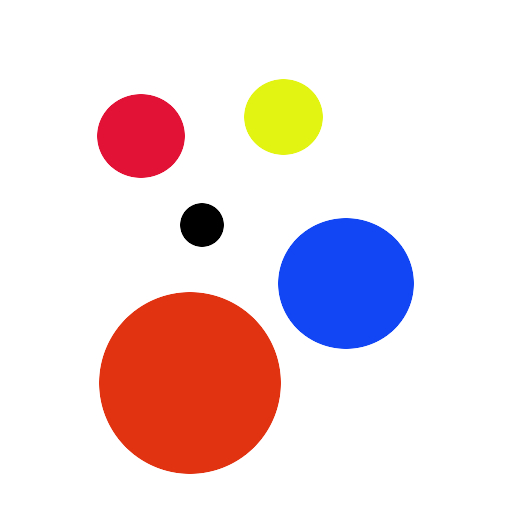
%> input picture MCS1_images/lab2_part3/circles.jpg, 512 x 512 px
$ octave lab2_part3_circles_count.m   (GNU Octave 9; MATLAB toolbox functions it lacks are replaced by stand-ins)
%> lines starting %> are read from the running program, lines starting %| are printed output that depends on the picture; in (x1, y1, x2, y2) boxes, pixels count from 0 and x2, y2 are one past the last pixel; in counts of white or black regions, pixels touching at a corner belong together; the program's own positions count from 1
circles_path = 'C:\Users\Josias Moukpe\Desktop\MCS1_images\lab2_part3\circles.jpg';

%laoding images
Img1 = imread(circles_path);
%> Img1 is the input picture: size 512x512x3 uint8; mean R, G, B 236.8, 218.1, 220.8

imshow(Img1)
d1 = imdistline

gsImg1 = rgb2gray(Img1);
bImg1 = imbinarize(gsImg1);
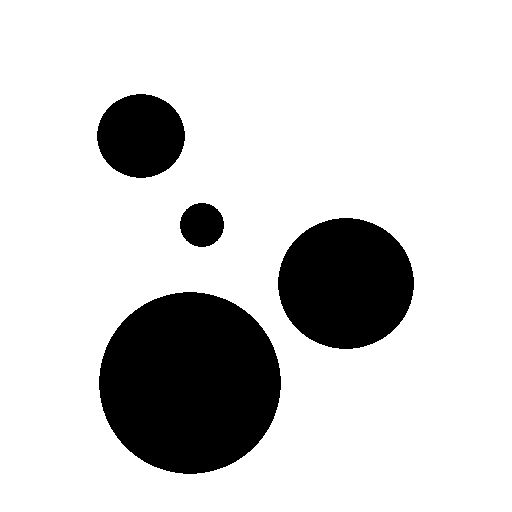
%> bImg1: size 512x512 logical; 82% white; 4 black regions, box (x1, y1, x2, y2) and area: (99, 292, 281, 474) 25897, (278, 218, 414, 349) 13928, (97, 94, 185, 178) 5756, (180, 203, 224, 247) 1512
%sImg1 = edge(gsImg1,'sobel');
cImg1 = edge(gsImg1,'canny');
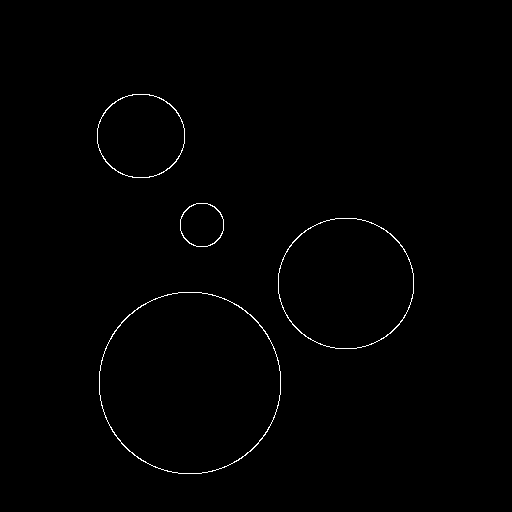
%> cImg1: size 512x512 logical; 0.6% white in thin lines or dots, all inside (x1, y1, x2, y2) = (97, 94, 414, 474)
%imshow(gsImg1)

[centers,radii] = imfindcircles(cImg1, [20 100],'ObjectPolarity','dark', ...
    'Sensitivity',.92)
%> centers = [141.5 136.5; 202.5 225.5; 190.5 383.5; 346.5 284]; radii = [40.73; 20.31; 88.46; 64.62]


num = length(centers)
%> num = 4

figure
imshow(Img1)
title([num2str(num),' Circle(s)'])
h = viscircles(centers,radii, 'Color', 'g');
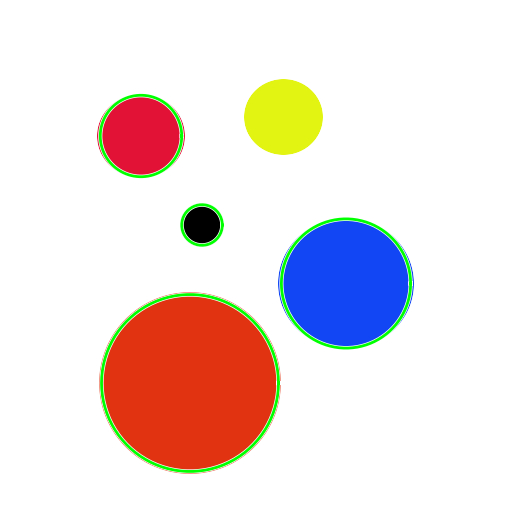
%> figure redrawn from the program's plot data; its title reads '4 Circle(s)'


% call hsvMask function to get the mask and the filtered image
[maskB,maskedImageB] = hsvMask(Img1, .90, .29); %blue mask
%> in hsvMask, `I = rgb2hsv(RGB);`: I: size 512x512x3 double; mean H, S, V 0.0633, 0.177, 0.977
%> in hsvMask, `BW = ( (I(:,:,1) >= channel1Min) | (I(:,:,1) <= channel1Max) ) & (I(:,..`: BW: size 512x512 logical; 94.4% white; 363 black regions (362 under 20 px), largest, box (x1, y1, x2, y2) and area: (277, 217, 415, 349) 14193
%> in hsvMask, `maskedRGBImage(repmat(~BW,[1 1 3])) = 0;`: maskedRGBImage: size 512x512x3 uint8; 5.59% of pixels changed, all inside (x1, y1, x2, y2) = (96, 74, 416, 480)
[maskO,maskedImageO] = hsvMask(Img1, .1, .0); %red-orange mask
%> in hsvMask (call 2), `BW = ( (I(:,:,1) >= channel1Min) | (I(:,:,1) <= channel1Max) ) & (I(:,..`: BW: size 512x512 logical; 90% white; 1 black region, box (x1, y1, x2, y2) and area: (99, 292, 281, 474) 26183
%> in hsvMask (call 2), `maskedRGBImage(repmat(~BW,[1 1 3])) = 0;`: maskedRGBImage: size 512x512x3 uint8; 9.99% of pixels changed, all inside (x1, y1, x2, y2) = (99, 292, 281, 474)
[maskR,maskedImageR] = hsvMask(Img1, 1., .9); %red mask
%> call 3 of hsvMask, with minH = 1, maxH = 0.9
%> in hsvMask (call 3), `BW = ( (I(:,:,1) >= channel1Min) | (I(:,:,1) <= channel1Max) ) & (I(:,..`: BW: size 512x512 logical; 97.7% white; 15 black regions (14 under 20 px), largest, box (x1, y1, x2, y2) and area: (97, 94, 185, 178) 5896
%> in hsvMask (call 3), `maskedRGBImage(repmat(~BW,[1 1 3])) = 0;`:
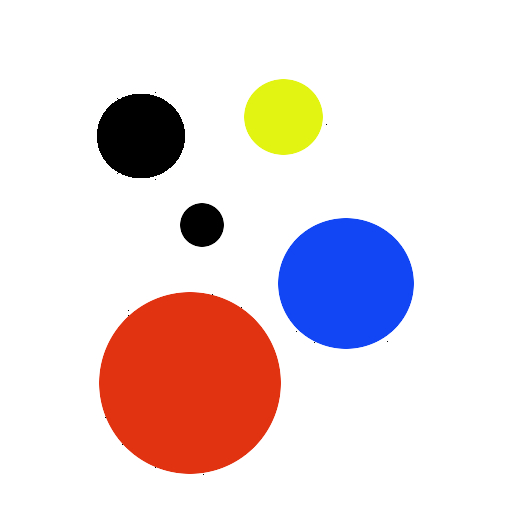
%> maskedRGBImage: size 512x512x3 uint8; 2.25% of pixels changed, all inside (x1, y1, x2, y2) = (97, 92, 388, 475)
[maskY,maskedImageY] = hsvMask(Img1, .4, .11); %yellow mask
%> call 4 of hsvMask, with minH = 0.4, maxH = 0.11
%> in hsvMask (call 4), `BW = ( (I(:,:,1) >= channel1Min) | (I(:,:,1) <= channel1Max) ) & (I(:,..`:
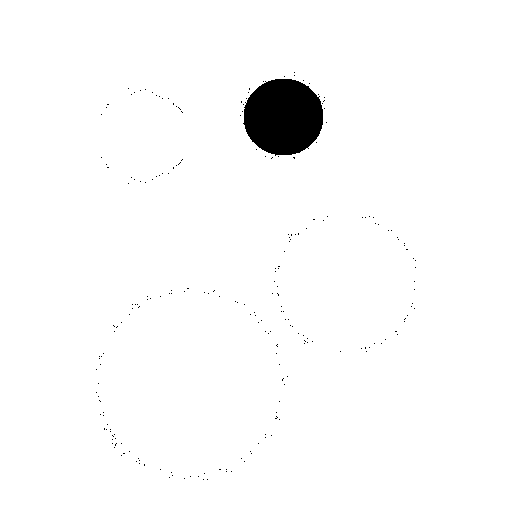
%> BW: size 512x512 logical; 98.1% white; 228 black regions (227 under 20 px), largest, box (x1, y1, x2, y2) and area: (243, 79, 323, 156) 4819
[maskD,maskedImageD] = hsvMask(Img1, .965, .188); %Dark mask
%> call 5 of hsvMask, with minH = 0.965, maxH = 0.188
%> in hsvMask (call 5), `BW = ( (I(:,:,1) >= channel1Min) | (I(:,:,1) <= channel1Max) ) & (I(:,..`: BW: size 512x512 logical; 94.4% white; 409 black regions (408 under 20 px), largest, box (x1, y1, x2, y2) and area: (277, 217, 415, 349) 14195
%> in hsvMask (call 5), `maskedRGBImage(repmat(~BW,[1 1 3])) = 0;`:
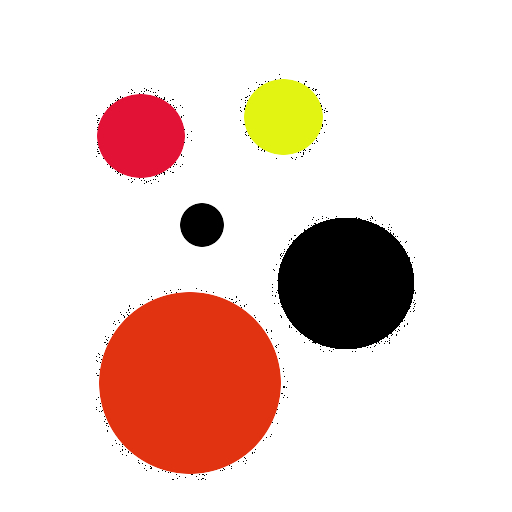
%> maskedRGBImage: size 512x512x3 uint8; mean R, G, B 235.1, 213.6, 207


[centers,radii] = imfindcircles(maskB, [20 100],'ObjectPolarity','dark', ...
    'Sensitivity',.91)
%> centers = [345.8 284.1]; radii = 66.71


num = length(radii);
%> num = 1
figure
subplot(2, 2, 1),imshow(Img1)
title([num2str(num),' Blue Circle(s)'])
h = viscircles(centers,radii, 'Color', 'g');

%figure
%imshow(maskB)

[centers,radii] = imfindcircles(maskO, [20 100],'ObjectPolarity','dark', ...
    'Sensitivity',.91)
%> centers = [190.5 383.5]; radii = 91.07


num = length(radii);


subplot(2, 2, 2),imshow(Img1)
title([num2str(num),' Orange Circle(s)'])
h = viscircles(centers,radii, 'Color', 'g');


[centers,radii] = imfindcircles(maskR, [20 100],'ObjectPolarity','dark', ...
    'Sensitivity',.91)
%> centers = [141.5 136.5]; radii = 43.39


num = length(radii);


subplot(2, 2, 3),imshow(Img1)
title([num2str(num),' Red Circle(s)'])
h = viscircles(centers,radii, 'Color', 'g');


[centers,radii] = imfindcircles(maskY, [20 100],'ObjectPolarity','dark', ...
    'Sensitivity',.91)
%> centers = [283.8 117.4]; radii = 39.11


num = length(radii);


subplot(2, 2, 4),imshow(Img1)
title([num2str(num),' Yellow Circle(s)'])
h = viscircles(centers,radii, 'Color', 'g');
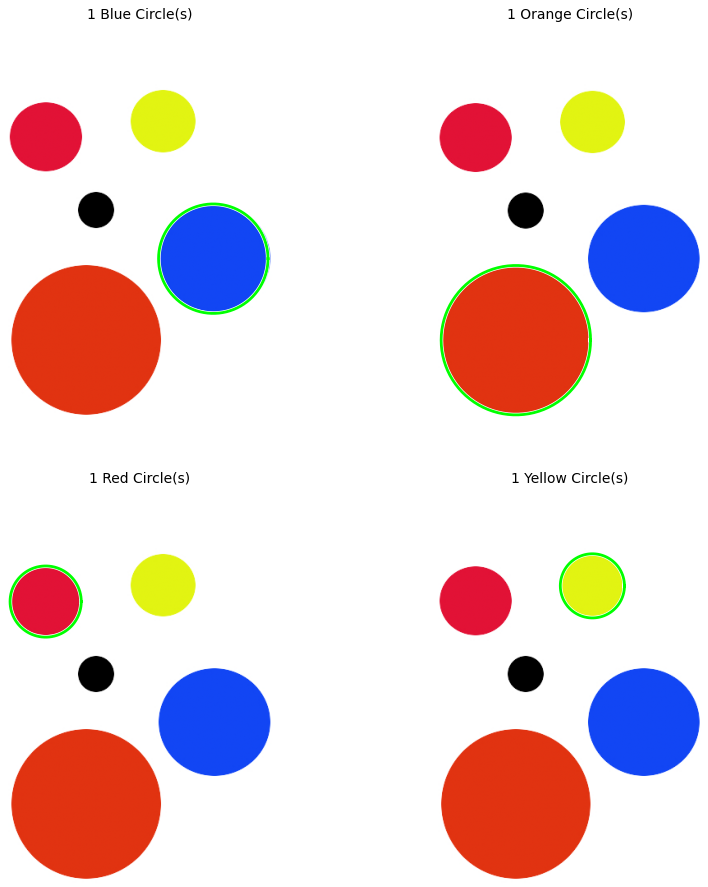
%> figure redrawn from the program's plot data, 4 panels


function [BW,maskedRGBImage] = hsvMask(RGB, minH, maxH)
% Convert RGB image to HSV image
I = rgb2hsv(RGB);
% Define thresholds for 'Hue'. Modify these values to filter out different range of colors.
channel1Min = minH;
channel1Max = maxH;
% Define thresholds for 'Saturation'
channel2Min = .0;
channel2Max = 1.0;
% Define thresholds for 'Value'
channel3Min = .0;
channel3Max = 1.0;

% Create mask based on chosen histogram thresholds
BW = ( (I(:,:,1) >= channel1Min) | (I(:,:,1) <= channel1Max) ) & ...
    (I(:,:,2) >= channel2Min ) & (I(:,:,2) <= channel2Max) & ...
    (I(:,:,3) >= channel3Min ) & (I(:,:,3) <= channel3Max);
% Initialize output masked image based on input image.
maskedRGBImage = RGB;
% Set background pixels where BW is false to zero.
maskedRGBImage(repmat(~BW,[1 1 3])) = 0;
end
